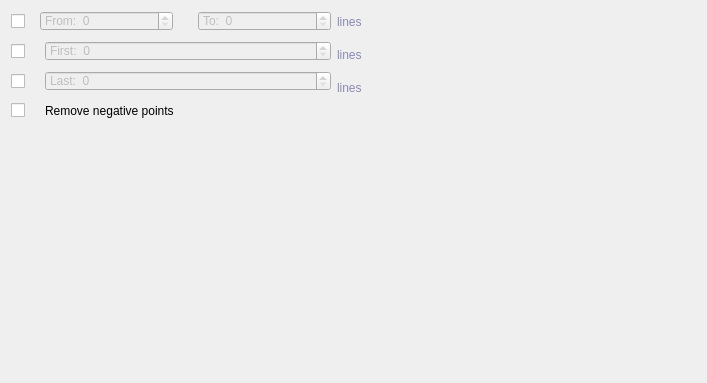
         <widget class="QWidget" name="page_2">
          <property name="geometry">
           <rect>
            <x>0</x>
            <y>0</y>
            <width>707</width>
            <height>383</height>
           </rect>
          </property>
          <attribute name="label">
           <string>Remove &quot;Bad&quot; Points</string>
          </attribute>
          <layout class="QVBoxLayout" name="verticalLayout_2">
           <item>
            <layout class="QHBoxLayout" name="horizontalLayout_2">
             <item>
              <layout class="QVBoxLayout" name="_23">
               <property name="spacing">
                <number>10</number>
               </property>
               <property name="sizeConstraint">
                <enum>QLayout::SetFixedSize</enum>
               </property>
               <property name="topMargin">
                <number>0</number>
               </property>
               <item>
                <layout class="QHBoxLayout" name="horizontalLayout_14">
                 <property name="spacing">
                  <number>5</number>
                 </property>
                 <property name="sizeConstraint">
                  <enum>QLayout::SetMinimumSize</enum>
                 </property>
                 <item>
                  <widget class="QCheckBox" name="checkBoxRemoveRange">
                   <property name="sizePolicy">
                    <sizepolicy hsizetype="Fixed" vsizetype="Fixed">
                     <horstretch>0</horstretch>
                     <verstretch>0</verstretch>
                    </sizepolicy>
                   </property>
                   <property name="minimumSize">
                    <size>
                     <width>0</width>
                     <height>20</height>
                    </size>
                   </property>
                   <property name="maximumSize">
                    <size>
                     <width>150</width>
                     <height>20</height>
                    </size>
                   </property>
                   <property name="text">
                    <string/>
                   </property>
                   <property name="checked">
                    <bool>false</bool>
                   </property>
                  </widget>
                 </item>
                 <item>
                  <spacer name="verticalSpacerRFT">
                   <property name="orientation">
                    <enum>Qt::Horizontal</enum>
                   </property>
                   <property name="sizeType">
                    <enum>QSizePolicy::Fixed</enum>
                   </property>
                   <property name="sizeHint" stdset="0">
                    <size>
                     <width>10</width>
                     <height>5</height>
                    </size>
                   </property>
                  </spacer>
                 </item>
                 <item>
                  <widget class="QSpinBox" name="lineEditRemoveFrom">
                   <property name="enabled">
                    <bool>false</bool>
                   </property>
                   <property name="sizePolicy">
                    <sizepolicy hsizetype="Expanding" vsizetype="Fixed">
                     <horstretch>0</horstretch>
                     <verstretch>0</verstretch>
                    </sizepolicy>
                   </property>
                   <property name="minimumSize">
                    <size>
                     <width>70</width>
                     <height>20</height>
                    </size>
                   </property>
                   <property name="maximumSize">
                    <size>
                     <width>200</width>
                     <height>20</height>
                    </size>
                   </property>
                   <property name="suffix">
                    <string/>
                   </property>
                   <property name="prefix">
                    <string>From:  </string>
                   </property>
                   <property name="maximum">
                    <number>1000000</number>
                   </property>
                  </widget>
                 </item>
                 <item>
                  <spacer name="horizontalSpacer_18">
                   <property name="orientation">
                    <enum>Qt::Horizontal</enum>
                   </property>
                   <property name="sizeType">
                    <enum>QSizePolicy::Fixed</enum>
                   </property>
                   <property name="sizeHint" stdset="0">
                    <size>
                     <width>20</width>
                     <height>1</height>
                    </size>
                   </property>
                  </spacer>
                 </item>
                 <item>
                  <widget class="QSpinBox" name="lineEditRemoveTo">
                   <property name="enabled">
                    <bool>false</bool>
                   </property>
                   <property name="sizePolicy">
                    <sizepolicy hsizetype="Expanding" vsizetype="Fixed">
                     <horstretch>0</horstretch>
                     <verstretch>0</verstretch>
                    </sizepolicy>
                   </property>
                   <property name="minimumSize">
                    <size>
                     <width>70</width>
                     <height>20</height>
                    </size>
                   </property>
                   <property name="maximumSize">
                    <size>
                     <width>200</width>
                     <height>20</height>
                    </size>
                   </property>
                   <property name="suffix">
                    <string/>
                   </property>
                   <property name="prefix">
                    <string>To:  </string>
                   </property>
                   <property name="maximum">
                    <number>1000000</number>
                   </property>
                  </widget>
                 </item>
                </layout>
               </item>
               <item>
                <layout class="QHBoxLayout" name="horizontalLayout_26">
                 <item>
                  <widget class="QCheckBox" name="checkBoxRemoveFirst">
                   <property name="sizePolicy">
                    <sizepolicy hsizetype="Fixed" vsizetype="Fixed">
                     <horstretch>0</horstretch>
                     <verstretch>0</verstretch>
                    </sizepolicy>
                   </property>
                   <property name="minimumSize">
                    <size>
                     <width>0</width>
                     <height>20</height>
                    </size>
                   </property>
                   <property name="maximumSize">
                    <size>
                     <width>150</width>
                     <height>20</height>
                    </size>
                   </property>
                   <property name="text">
                    <string/>
                   </property>
                   <property name="checked">
                    <bool>false</bool>
                   </property>
                  </widget>
                 </item>
                 <item>
                  <spacer name="verticalSpacerRF">
                   <property name="orientation">
                    <enum>Qt::Horizontal</enum>
                   </property>
                   <property name="sizeType">
                    <enum>QSizePolicy::Fixed</enum>
                   </property>
                   <property name="sizeHint" stdset="0">
                    <size>
                     <width>10</width>
                     <height>5</height>
                    </size>
                   </property>
                  </spacer>
                 </item>
                 <item>
                  <widget class="QSpinBox" name="lineEditRemoveFirst">
                   <property name="enabled">
                    <bool>false</bool>
                   </property>
                   <property name="sizePolicy">
                    <sizepolicy hsizetype="Expanding" vsizetype="Fixed">
                     <horstretch>0</horstretch>
                     <verstretch>0</verstretch>
                    </sizepolicy>
                   </property>
                   <property name="minimumSize">
                    <size>
                     <width>160</width>
                     <height>20</height>
                    </size>
                   </property>
                   <property name="maximumSize">
                    <size>
                     <width>420</width>
                     <height>20</height>
                    </size>
                   </property>
                   <property name="suffix">
                    <string/>
                   </property>
                   <property name="prefix">
                    <string>First:  </string>
                   </property>
                   <property name="maximum">
                    <number>1000000</number>
                   </property>
                  </widget>
                 </item>
                </layout>
               </item>
               <item>
                <layout class="QHBoxLayout" name="horizontalLayout_27">
                 <item>
                  <widget class="QCheckBox" name="checkBoxRemoveLast">
                   <property name="sizePolicy">
                    <sizepolicy hsizetype="Fixed" vsizetype="Fixed">
                     <horstretch>0</horstretch>
                     <verstretch>0</verstretch>
                    </sizepolicy>
                   </property>
                   <property name="minimumSize">
                    <size>
                     <width>0</width>
                     <height>20</height>
                    </size>
                   </property>
                   <property name="maximumSize">
                    <size>
                     <width>150</width>
                     <height>20</height>
                    </size>
                   </property>
                   <property name="text">
                    <string/>
                   </property>
                   <property name="checked">
                    <bool>false</bool>
                   </property>
                  </widget>
                 </item>
                 <item>
                  <spacer name="verticalSpacerRL">
                   <property name="orientation">
                    <enum>Qt::Horizontal</enum>
                   </property>
                   <property name="sizeType">
                    <enum>QSizePolicy::Fixed</enum>
                   </property>
                   <property name="sizeHint" stdset="0">
                    <size>
                     <width>10</width>
                     <height>5</height>
                    </size>
                   </property>
                  </spacer>
                 </item>
                 <item>
                  <widget class="QSpinBox" name="lineEditRemoveLast">
                   <property name="enabled">
                    <bool>false</bool>
                   </property>
                   <property name="sizePolicy">
                    <sizepolicy hsizetype="Expanding" vsizetype="Fixed">
                     <horstretch>0</horstretch>
                     <verstretch>0</verstretch>
                    </sizepolicy>
                   </property>
                   <property name="minimumSize">
                    <size>
                     <width>160</width>
                     <height>20</height>
                    </size>
                   </property>
                   <property name="maximumSize">
                    <size>
                     <width>420</width>
                     <height>20</height>
                    </size>
                   </property>
                   <property name="suffix">
                    <string/>
                   </property>
                   <property name="prefix">
                    <string>Last:  </string>
                   </property>
                   <property name="maximum">
                    <number>1000000</number>
                   </property>
                  </widget>
                 </item>
                </layout>
               </item>
               <item>
                <layout class="QHBoxLayout" name="horizontalLayout_28">
                 <item>
                  <widget class="QCheckBox" name="checkBoxNoNegative">
                   <property name="sizePolicy">
                    <sizepolicy hsizetype="Fixed" vsizetype="Fixed">
                     <horstretch>0</horstretch>
                     <verstretch>0</verstretch>
                    </sizepolicy>
                   </property>
                   <property name="text">
                    <string/>
                   </property>
                  </widget>
                 </item>
                 <item>
                  <spacer name="verticalSpacerRP">
                   <property name="orientation">
                    <enum>Qt::Horizontal</enum>
                   </property>
                   <property name="sizeType">
                    <enum>QSizePolicy::Fixed</enum>
                   </property>
                   <property name="sizeHint" stdset="0">
                    <size>
                     <width>10</width>
                     <height>5</height>
                    </size>
                   </property>
                  </spacer>
                 </item>
                 <item>
                  <widget class="QLabel" name="textLabel1_8">
                   <property name="sizePolicy">
                    <sizepolicy hsizetype="Fixed" vsizetype="Fixed">
                     <horstretch>0</horstretch>
                     <verstretch>0</verstretch>
                    </sizepolicy>
                   </property>
                   <property name="minimumSize">
                    <size>
                     <width>160</width>
                     <height>20</height>
                    </size>
                   </property>
                   <property name="maximumSize">
                    <size>
                     <width>420</width>
                     <height>20</height>
                    </size>
                   </property>
                   <property name="text">
                    <string>Remove negative points</string>
                   </property>
                   <property name="wordWrap">
                    <bool>false</bool>
                   </property>
                  </widget>
                 </item>
                </layout>
               </item>
              </layout>
             </item>
             <item>
              <layout class="QVBoxLayout" name="_24">
               <property name="spacing">
                <number>12</number>
               </property>
               <item>
                <widget class="QLabel" name="textLabel6_4">
                 <property name="sizePolicy">
                  <sizepolicy hsizetype="Fixed" vsizetype="Fixed">
                   <horstretch>0</horstretch>
                   <verstretch>0</verstretch>
                  </sizepolicy>
                 </property>
                 <property name="minimumSize">
                  <size>
                   <width>40</width>
                   <height>20</height>
                  </size>
                 </property>
                 <property name="maximumSize">
                  <size>
                   <width>16777215</width>
                   <height>20</height>
                  </size>
                 </property>
                 <property name="text">
                  <string>&lt;html&gt;&lt;head/&gt;&lt;body&gt;&lt;p&gt;&lt;span style=&quot; color:#8989b7;&quot;&gt;lines&lt;/span&gt;&lt;/p&gt;&lt;/body&gt;&lt;/html&gt;</string>
                 </property>
                 <property name="wordWrap">
                  <bool>false</bool>
                 </property>
                </widget>
               </item>
               <item>
                <widget class="QLabel" name="textLabel6_4_3">
                 <property name="sizePolicy">
                  <sizepolicy hsizetype="Fixed" vsizetype="Fixed">
                   <horstretch>0</horstretch>
                   <verstretch>0</verstretch>
                  </sizepolicy>
                 </property>
                 <property name="minimumSize">
                  <size>
                   <width>40</width>
                   <height>20</height>
                  </size>
                 </property>
                 <property name="maximumSize">
                  <size>
                   <width>16777215</width>
                   <height>20</height>
                  </size>
                 </property>
                 <property name="text">
                  <string>&lt;html&gt;&lt;head/&gt;&lt;body&gt;&lt;p&gt;&lt;span style=&quot; color:#8989b7;&quot;&gt;lines&lt;/span&gt;&lt;/p&gt;&lt;/body&gt;&lt;/html&gt;</string>
                 </property>
                 <property name="wordWrap">
                  <bool>false</bool>
                 </property>
                </widget>
               </item>
               <item>
                <widget class="QLabel" name="textLabel6_4_2">
                 <property name="sizePolicy">
                  <sizepolicy hsizetype="Fixed" vsizetype="Fixed">
                   <horstretch>0</horstretch>
                   <verstretch>0</verstretch>
                  </sizepolicy>
                 </property>
                 <property name="minimumSize">
                  <size>
                   <width>40</width>
                   <height>20</height>
                  </size>
                 </property>
                 <property name="maximumSize">
                  <size>
                   <width>16777215</width>
                   <height>20</height>
                  </size>
                 </property>
                 <property name="text">
                  <string>&lt;html&gt;&lt;head/&gt;&lt;body&gt;&lt;p&gt;&lt;span style=&quot; color:#8989b7;&quot;&gt;lines&lt;/span&gt;&lt;/p&gt;&lt;/body&gt;&lt;/html&gt;</string>
                 </property>
                 <property name="wordWrap">
                  <bool>false</bool>
                 </property>
                </widget>
               </item>
               <item>
                <spacer name="verticalSpacer_11">
                 <property name="orientation">
                  <enum>Qt::Vertical</enum>
                 </property>
                 <property name="sizeType">
                  <enum>QSizePolicy::Fixed</enum>
                 </property>
                 <property name="sizeHint" stdset="0">
                  <size>
                   <width>1</width>
                   <height>20</height>
                  </size>
                 </property>
                </spacer>
               </item>
              </layout>
             </item>
             <item>
              <spacer name="horizontalSpacer_3">
               <property name="orientation">
                <enum>Qt::Horizontal</enum>
               </property>
               <property name="sizeType">
                <enum>QSizePolicy::Expanding</enum>
               </property>
               <property name="sizeHint" stdset="0">
                <size>
                 <width>1</width>
                 <height>1</height>
                </size>
               </property>
              </spacer>
             </item>
            </layout>
           </item>
           <item>
            <spacer name="spacer101">
             <property name="orientation">
              <enum>Qt::Vertical</enum>
             </property>
             <property name="sizeType">
              <enum>QSizePolicy::Expanding</enum>
             </property>
             <property name="sizeHint" stdset="0">
              <size>
               <width>1</width>
               <height>1</height>
              </size>
             </property>
            </spacer>
           </item>
          </layout>
         </widget>
